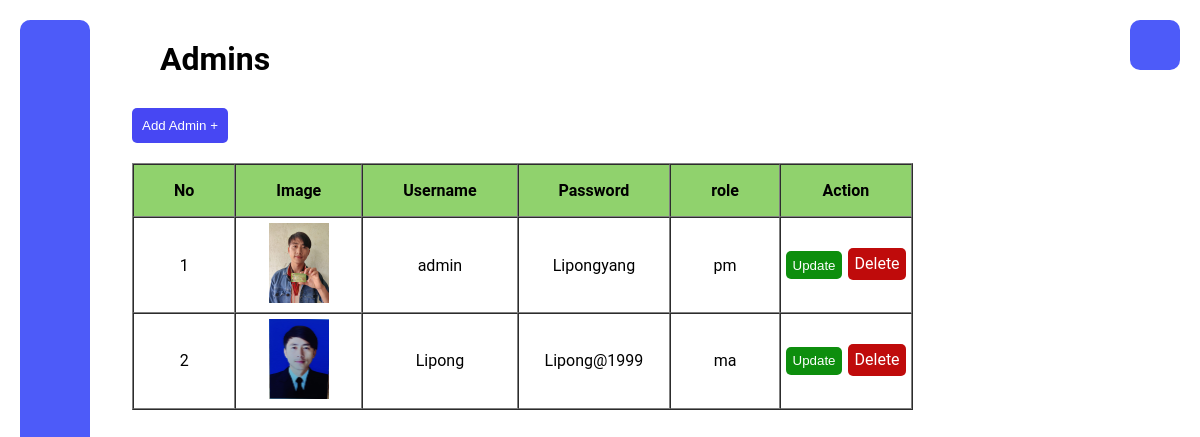
The app's page /users/admin_info.php with its own data.
### tables this page shows
CREATE TABLE `user` (
  `id` int(11) NOT NULL,
  `image` blob NOT NULL,
  `username` varchar(255) NOT NULL,
  `password` varchar(255) NOT NULL,
  `role` text NOT NULL
);

### users/admin_info.php (the view, shortened to what this page needs)
<?php
$page = 'admin_page';
include 'header.php';
?>
<?php include 'sidebar.php'; ?>
<div class="head">
    <h1 style="margin:40px 0px 0 160px">Admins</h1>
</div>
<div class="addtask">
    <a href="adadmin.php"><button class="btn-add">Add Admin +</button></a>
</div>
<div class="table-list">
    <table border="1px" cellspacing="0">
        <thead>
            <tr>
                <th style="padding-left:40px;padding-right:40px">No</th>
                <th style="padding-left:40px;padding-right:40px">Image</th>
                <th style="padding-left:40px;padding-right:40px">Username</th>
                <th style="padding-left:40px;padding-right:40px">Password</th>
                <th style="padding-left:40px;padding-right:40px">role</th>
                <th style="padding-left:40px;padding-right:40px">Action</th>
            </tr>
        </thead>
        <tr>
            <?php
            $res_emp = mysqli_query($con, "select * from user");
            $cnt = 1;
            while ($row = mysqli_fetch_array($res_emp)) {
                $id = $row['id'];
            ?>
                <td><?php echo $cnt; ?></td>
                <td><img src="images/admins/<?php echo $row['image']; ?>" alt="emp-image" width="60px"></td>
                <td><?php echo $row['username']; ?></td>
                <td><?php echo $row['password']; ?></td>
                <td><?php echo $row['role']; ?></td>
                <td>
                    <button onclick="window.location.href='updateadmin.php?id=<?php echo $id ?>'" class=" btn-update">Update</button>
                    <a href="javascript:confirmDelete()" class="btn-delete">Delete</a>
                </td>
        </tr>
    <?php
                $cnt = $cnt + 1;
            }
    ?>
    </table>
</div>
<?php include 'footer.php' ?>

### users/header.php (shortened to what this page needs)
<!DOCTYPE html>
<html lang="en">
<head>
    <link rel="stylesheet" href="style.css">
</head>
<body>

### users/sidebar.php (shortened to what this page needs)
<?php include 'header.php' ?>
<div class="navigation">
    <ul>
        <li class="list <?php if ($page == 'dashboard') {
                            echo 'active';
                        } ?>">
            <a href="index.php">
                <span class="icon"><ion-icon name="home-outline"></ion-icon></span>
                <span class="title">Dashboard</span>
            </a>
        </li>
        <li class="list <?php if ($page == 'taskslist') {
                            echo 'active';
                        } ?>">
            <a href="taskslist.php">
                <span class="icon"><ion-icon name="list-outline"></ion-icon></span>
                <span class="title">Task List</span>
            </a>
        </li>
        <li class="list <?php if ($page == 'employees') {
                            echo 'active';
                        } ?>"">
            <a href=" employees.php">
            <span class="icon"><ion-icon name="people-outline"></ion-icon></span>
            <span class="title">Employee</span>
            </a>
        </li>
        <li class="list <?php if ($page == 'stock_mgm') {
                            echo 'active';
                        } ?>"">
            <a href=" stock_mgm.php">
            <span class="icon"><ion-icon name="layers-outline"></ion-icon></span>
            <span class="title">Stock</span>
            </a>
        </li>
        <li class="list <?php if ($page == 'taskstatus') {
                            echo 'active';
                        } ?>"">
            <a href=" budget.php">
            <span class="icon"><ion-icon name="cash-outline"></ion-icon></span>
            <span class="title">Budget Status</span>
            </a>
        </li>
        <li class="list">
            <a href="../login.php">
                <span class="icon"><ion-icon name="log-out-outline"></ion-icon></span>
                <span class="title">Log Out</span>
            </a>
        </li>
    </ul>
    <ul>
    </ul>
</div>
<div class="toggle">
</div>

### users/footer.php (shortened to what this page needs)
</body>
</html>

### users/style.css (style rules this page uses)
* { margin: 0; padding: 0; box-sizing: border-box; }
body { min-height: 100vh; background: #fff; }
.navigation { position: fixed; top: 20px; left: 20px; bottom: 20px; width: 65px; border-radius: 10px; box-sizing: initial; border-left: 5px solid #4d5bf9; background: #4d5bf9; transition: width 0.5s; overflow: hidden; }
.navigation ul { position: absolute; top: 0; left: 0; width: 100%; padding-left: 5px; padding-top: 40px; margin-top: 50px; }
.navigation ul li { position: relative; list-style-type: none; width: 100%; border-top-left-radius: 50px; border-bottom-left-radius: 50px; }
.navigation ul li a { position: relative; display: block; width: 100%; display: flex; text-decoration: none; color: #fff; }
.navigation ul li a .icon { position: relative; display: block; min-width: 50px; height: 50px; line-height: 60px; text-align: center; }
.navigation ul li a .title { position: relative; display: block; padding-left: 20px; height: 60px; line-height: 60px; }
.toggle { position: fixed; top: 20px; right: 20px; width: 50px; height: 50px; background: #4d5bf9; border-radius: 10px; cursor: pointer; display: flex; justify-content: center; align-items: center; }
.btn-add { background-color: rgb(71, 71, 243); color: white; border: none; padding: 10px; border-radius: 5px; margin: 30px 0px 0px 11%; cursor: pointer; }
.table-list { margin-left: 11%; margin-top: 20px; }
.table-list tr td a { text-decoration: none; }
table th { padding: 1em; background-color: #90D26D; }
table td { padding: 5px; text-align: center; }
.btn-update { background-color: rgb(13, 142, 13); color: white; padding: 0.5em; border-radius: 5px; border: none; }
a { text-decoration: none; }
.btn-delete { background-color: rgb(191, 11, 11); color: white; margin-left: 2px; padding: 3px; border-radius: 5px; border: none; }
body { background-color: #ffffff; font-family: roboto; }
.btn-delete { padding: 0.4em; }

### records on screen
user: image (picture), username "admin", password "Lipongyang", role "pm"
user: image (picture), username "Lipong", password "Lipong@1999", role "ma"
